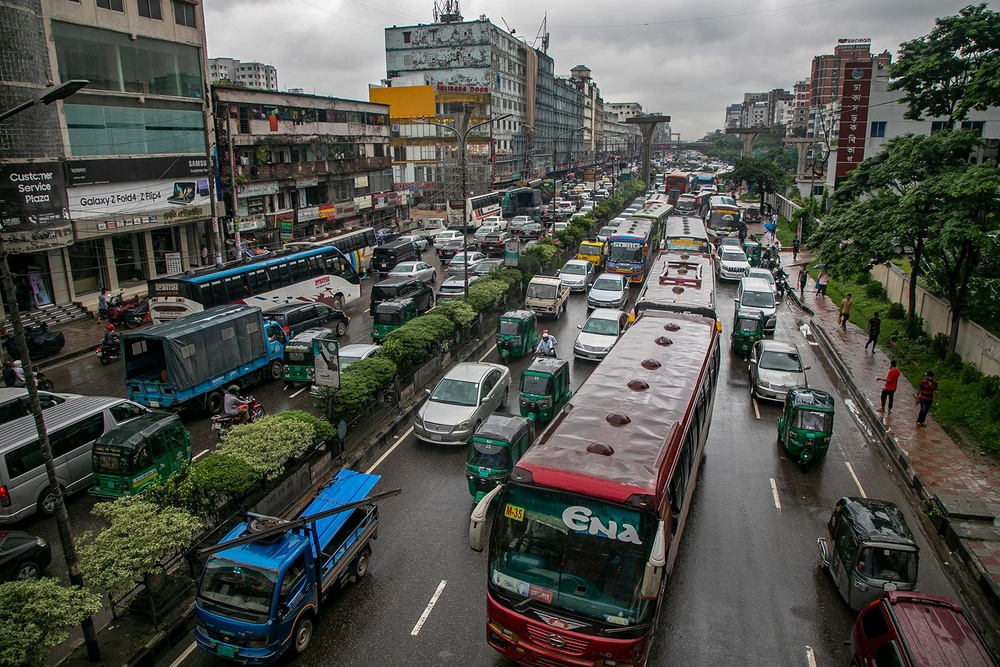
#> input picture assets/traffic.jpg, 1000 x 667 px, shrunk from 1600 x 1067 before the run
$ jupyter execute canny_edge_detection.ipynb
#> lines starting #> are read from the running program, lines starting #| are printed output that depends on the picture
## [Canny Edge Detection](https://towardsdatascience.com/canny-edge-detection-step-by-step-in-python-computer-vision-b49c3a2d8123)

The Canny edge detection algorithm is composed of 5 steps:

1. [Noise reduction](#1-smoothing-to-remove-noise-that-may-cause-false-edges)
2. [Gradient calculation](#2-finding-gradients)
3. [Non-maximum suppression](#3-non-maximum-suppression)
4. [Double threshold](#4-double-thresholding)
5. [Edge Tracking by Hysteresis](#5-edge-tracking-by-hysteresis)

[cell 1]
import numpy as np
from matplotlib import pyplot as plt
import cv2
from scipy.ndimage import convolve


img = cv2.imread("./assets/traffic.jpg", cv2.IMREAD_COLOR)
#> img is the input picture: shape (667, 1000, 3); mean B, G, R 77.3, 83, 81.1
img = img.astype(np.float32) / 255.0
img.shape

plt.axis('off')
plt.imshow(cv2.cvtColor(img, cv2.COLOR_BGR2RGB))
img.shape
#> Out = (667, 1000, 3)

#### 1. Smoothing to remove noise that may cause false edges.

[cell 2]
gaussian_blur = np.array([
    [2, 4, 5, 4, 2],
    [4, 9, 12, 9, 4],
    [5, 12, 15, 12, 5],
    [4, 9, 12, 9, 4],
    [2, 4, 5, 4, 2]
], dtype=np.float32) / 159

denoised = convolve(cv2.cvtColor(img * 255, cv2.COLOR_BGR2GRAY), gaussian_blur)

plt.figure(figsize=(2, 2))
plt.imshow(gaussian_blur, cmap='gray')
plt.show()

plt.imshow(denoised, cmap='gray')
plt.axis('off')
plt.show()

### 2. Finding Gradients.

[cell 3]
sobel_x = np.array([[ -1 , 0 , 1 ] ,
                    [ -2 , 0 , 2 ] ,
                    [ -1 , 0 , 1 ]], dtype=np.float32)

sobel_y = - sobel_x.T

def gradient_sobel( img ):
    image_sobel_x = convolve( img , sobel_x ).astype(np.float32)
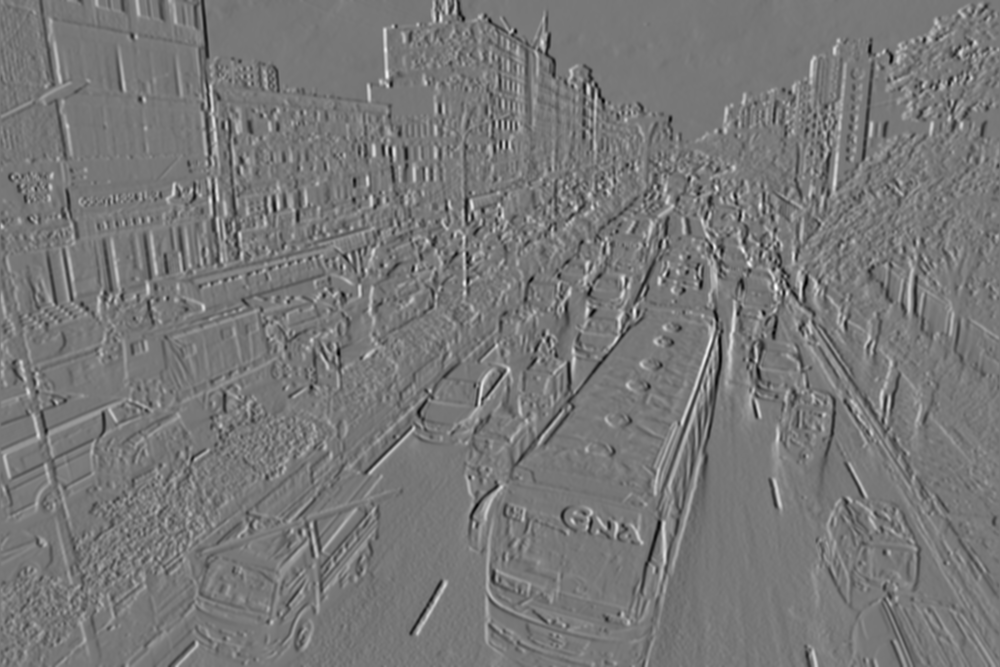
#> image_sobel_x: shape (667, 1000) float32; min -345.7, max 388.9, mean 0; drawn with min black and max white
    image_sobel_y = convolve( img , sobel_y ).astype(np.float32)
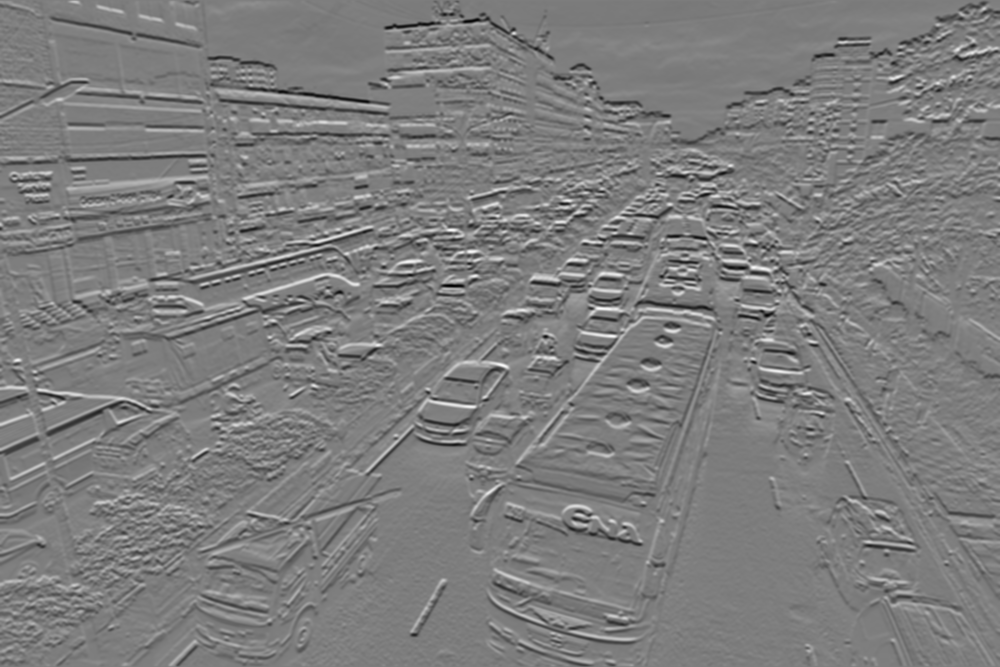
#> image_sobel_y: shape (667, 1000) float32; min -381.7, max 390.5, mean -1.5; drawn with min black and max white

    gradient = np.hypot(image_sobel_x , image_sobel_y)
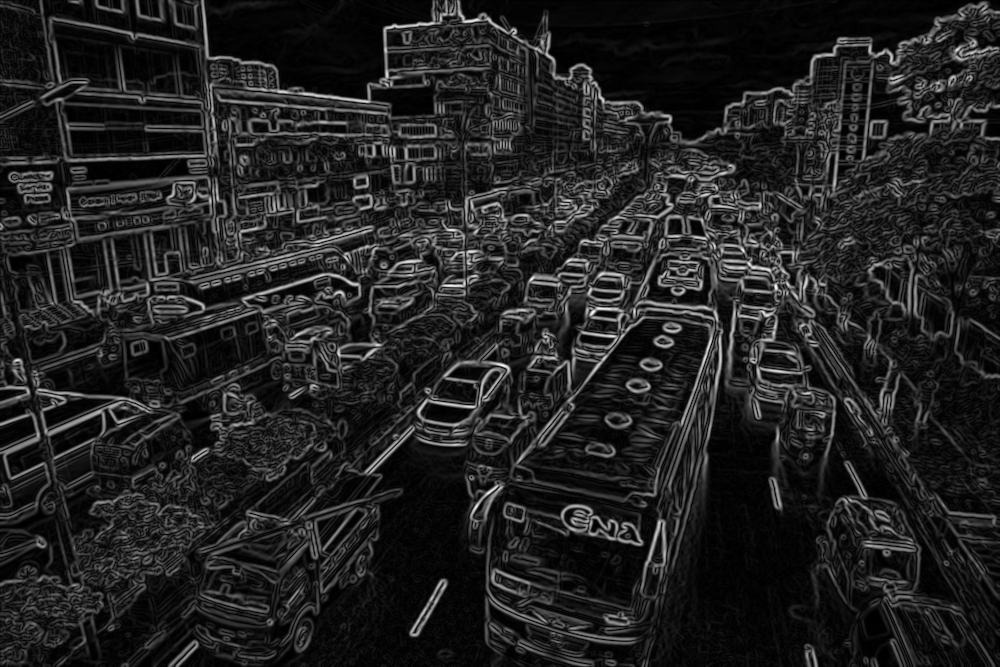
#> gradient: shape (667, 1000) float32; min 0.0307, max 404.4, mean 55.1; drawn with min black and max white
    gradient  = gradient / gradient.max() * 255

    phase = np.arctan2(image_sobel_y, image_sobel_x) * (180.0 / np.pi)
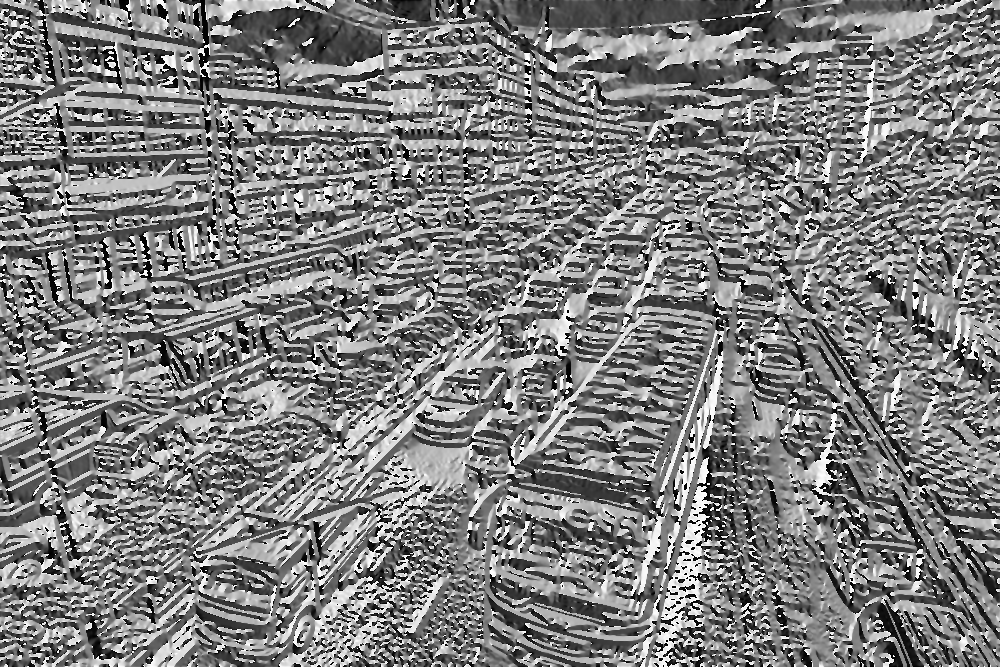
#> phase: shape (667, 1000) float32; min -180, max 180, mean -1.5; drawn with min black and max white

    return gradient , phase


gradient, phase = gradient_sobel(denoised)

_, axs = plt.subplots(1, 2, figsize=(4, 2))
axs[0].imshow(sobel_x, cmap='gray')
axs[0].set_title('Sobel Horizontal')
axs[1].imshow(sobel_y, cmap='gray')
axs[1].set_title('Sobel Vertical')
plt.show()


_, axs = plt.subplots(1, 2, figsize=(10, 15))

axs[0].imshow(gradient, cmap='gray')
axs[0].axis('off')
axs[0].set_title('Gradient')

axs[1].imshow(phase, cmap='gray')
axs[1].axis('off')
axs[1].set_title('Phase')
plt.show()

### 3. Non-maximum suppression.

[cell 4]
def non_max_suppression(img, D):
    M, N = img.shape
#> M = 667; N = 1000
    Z = np.zeros((M,N), dtype=np.int32)
    angle = ((45 * np.round(D / 45.0)) + 180) % 180 # {0, 45, 90, 135}
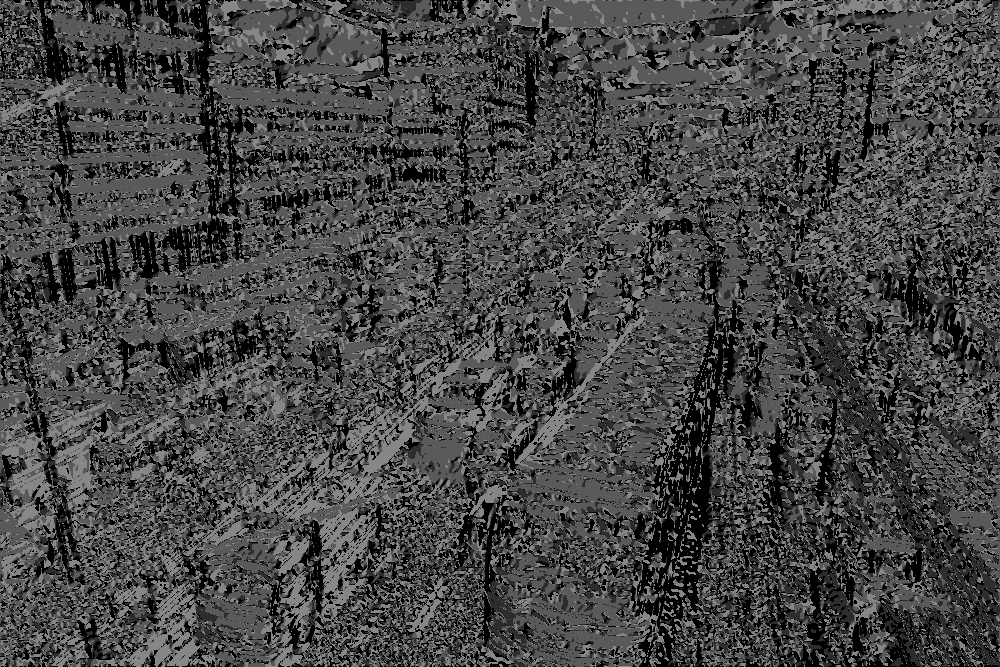
#> angle: shape (667, 1000) float32; min 0, max 135, mean 69.6

    for i in range(1,M-1):
        for j in range(1,N-1):
            try:
                q = 255
                r = 255

                if (angle[i,j] == 0):
                    q = img[i, j+1]
                    r = img[i, j-1]
                elif (angle[i,j] == 45):
                    q = img[i+1, j-1]
                    r = img[i-1, j+1]
                elif (angle[i,j] == 90):
                    q = img[i+1, j]
                    r = img[i-1, j]
                elif (angle[i,j] == 135):
                    q = img[i-1, j-1]
                    r = img[i+1, j+1]

                if (img[i,j] >= q) and (img[i,j] >= r):
                    Z[i,j] = img[i,j]
                else:
                    Z[i,j] = 0

            except IndexError as e:
                pass
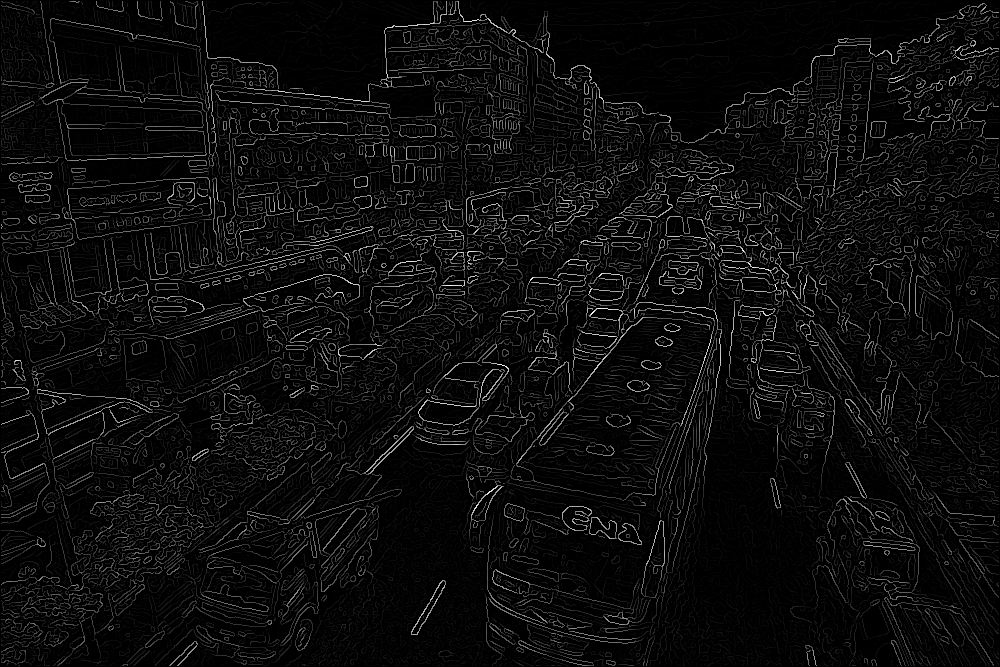
#> Z: shape (667, 1000) int32; min 0, max 255, mean 12.5

    return Z
gradient_suppressed = non_max_suppression(gradient, phase)

_, axs = plt.subplots(1, 2, figsize=(10, 15))
axs[0].imshow(gradient, cmap='gray')
axs[0].axis('off')
axs[0].set_title('Gradient')

axs[1].imshow(gradient_suppressed, cmap='gray')
axs[1].axis('off')
axs[1].set_title('Non-Max Suppression')

### 4. Double Thresholding.

[cell 5]
lowThresholdRatio = 0.05
highThresholdRatio = 0.3

highThreshold = gradient_suppressed.max() * highThresholdRatio
#> highThreshold = 76.5
lowThreshold = highThreshold * lowThresholdRatio
#> lowThreshold = 3.83

print('high', highThreshold)
#| high 76.5
print('low', lowThreshold)
#| low 3.825

M, N = gradient_suppressed.shape
#> M = 667; N = 1000
grad_supp_thresh = np.zeros((M,N), dtype=np.int32)

weak = np.int32(150)
strong = np.int32(255)

grad_supp_thresh[gradient_suppressed >= highThreshold] = strong
grad_supp_thresh[(gradient_suppressed >= lowThreshold) & (gradient_suppressed < highThreshold)] = weak

_, axs = plt.subplots(1, 2, figsize=(10, 15))
axs[0].imshow(gradient_suppressed, cmap='gray')
axs[0].axis('off')
axs[0].set_title('Non-Max Suppression')

axs[1].imshow(grad_supp_thresh, cmap='gray')
axs[1].axis('off')
axs[1].set_title('Thresholded')
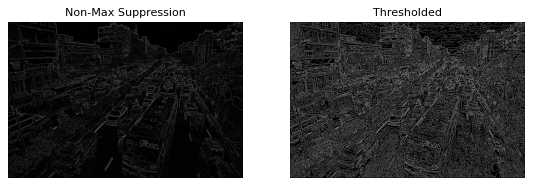
#> figure drawn by matplotlib, 2 panels

### 5. Edge Tracking by Hysteresis.

[cell 6]
def get_neighbours(i, j):
    return [(i+1, j), (i-1, j), (i, j+1), (i, j-1), (i-1, j-1), (i-1, j+1), (i+1, j-1), (i+1, j+1)]

res = grad_supp_thresh.copy()
M, N = res.shape
for i in range(1, M-1):
    for j in range(1, N-1):
        if (res[i,j] == weak):
            try:
                if any(res[n] == strong for n in get_neighbours(i, j)):
                    res[i, j] = strong
                else:
                    res[i, j] = 0
            except IndexError as e:
                pass

plt.imshow(res, cmap='gray')
plt.axis('off')
plt.title('Final result')
plt.show()
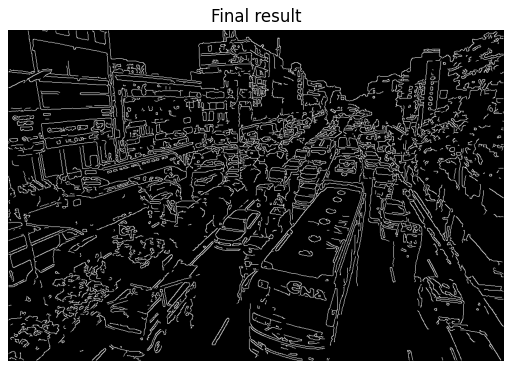
#> figure drawn by matplotlib, 1 panel

plt.imshow(255 - res, cmap='gray')
plt.axis('off')
plt.title('Final result - inverted')
plt.show()
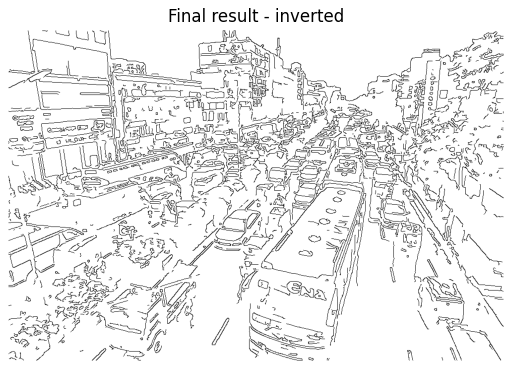
#> figure drawn by matplotlib, 1 panel
